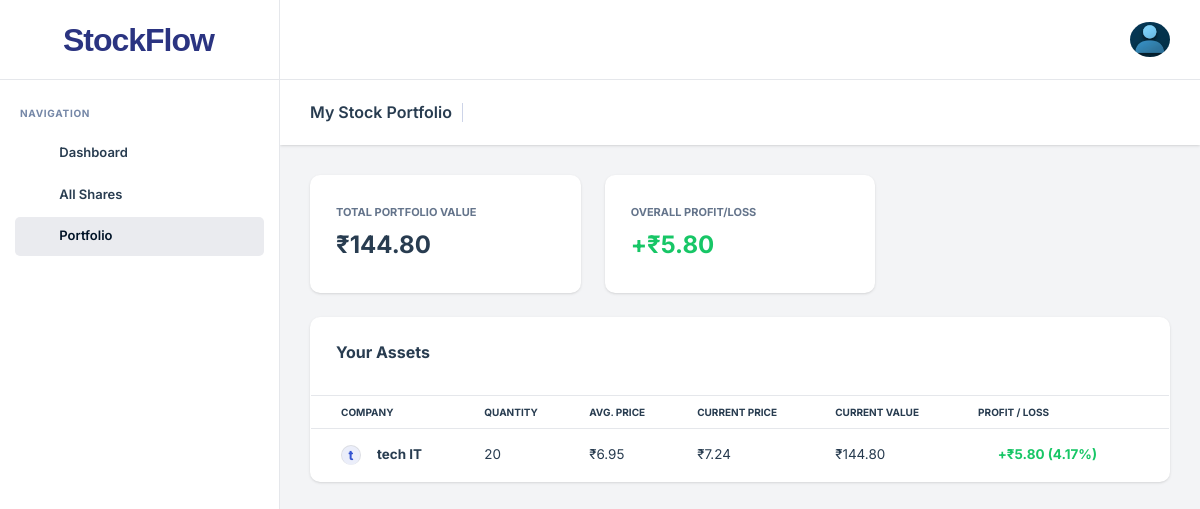
The page /portfolio (signed in) on the database as committed earlier.
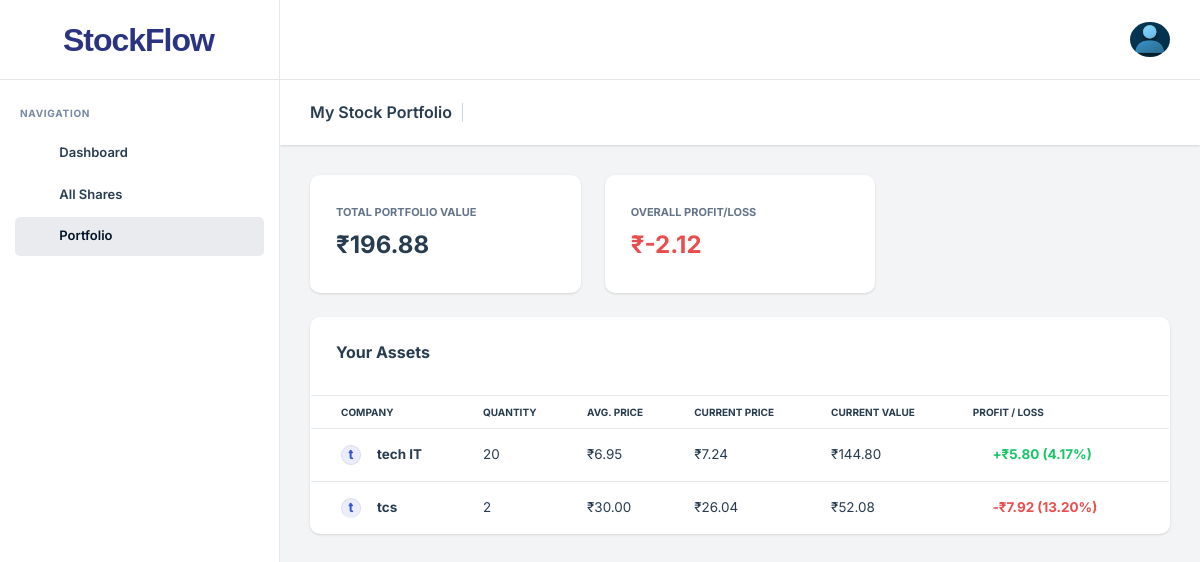
The same page on the database as committed later.
### app/models.py (models this page shows, shortened)
class UserPortfolio(models.Model):
    user = models.ForeignKey(StockUser, on_delete=models.CASCADE)
    listing = models.ForeignKey(ShareListing, on_delete=models.CASCADE)
    quantity = models.PositiveIntegerField(default=0)
    average_price = models.DecimalField(max_digits=10, decimal_places=2, default=0.00)

class ShareListing(models.Model):
    STATUS_CHOICES = [
        ('pending', 'Pending'),
        ('approved', 'Approved'),
        ('rejected', 'Rejected'),
    ]
    company = models.ForeignKey(Company, on_delete=models.CASCADE, related_name='listings')
    total_shares = models.PositiveIntegerField()
    price_per_share = models.DecimalField(max_digits=10, decimal_places=2)
    listing_date = models.DateTimeField(auto_now_add=True)
    status = models.CharField(max_length=20, choices=STATUS_CHOICES, default='pending')

class Company(models.Model):
    company_name = models.CharField(max_length=255)
    registration_number = models.CharField(max_length=100, unique=True)
    address = models.TextField()
    email = models.EmailField(unique=True)
    contact_number = models.CharField(max_length=20)
    username = models.CharField(max_length=100, unique=True)
    password = models.CharField(max_length=255)  # Raw password storage
    wallet_address = models.CharField(max_length=42, unique=True, null=True, blank=True)
    wallet_private_key = models.CharField(max_length=255, null=True, blank=True)

### app/views.py (the view)
# urls.py: path('portfolio', views.user_portfolio_view, name='user_portfolio'),
def user_portfolio_view(request):
    user_id = request.session.get('user_id')
    if not user_id:
        return redirect('login_page')
    user = get_object_or_404(StockUser, id=user_id)
    portfolio_items = UserPortfolio.objects.filter(user=user).select_related('listing', 'listing__company')
    portfolio_data = []
    total_portfolio_value = Decimal('0.00')
    total_pnl = Decimal('0.00')
    for item in portfolio_items:
        current_price = item.listing.price_per_share
        avg_price = Decimal(item.average_price)
        qty = item.quantity
        current_value = qty * current_price
        investment_value = qty * avg_price
        pnl = current_value - investment_value
        pnl_percentage = (pnl / investment_value * 100) if investment_value > 0 else 0
        total_portfolio_value += current_value
        total_pnl += pnl
        portfolio_data.append({
            'item': item,
            'current_price': current_price,
            'current_value': current_value,
            'pnl': pnl,
            'abs_pnl': abs(pnl),  # <--- Added this to fix the error
            'pnl_percentage': abs(pnl_percentage), # <--- Absolute % for clean UI
            'is_profit': pnl >= 0
        })
    context = {
        'portfolio_data': portfolio_data,
        'total_portfolio_value': total_portfolio_value,
        'total_pnl': total_pnl,
        'abs_total_pnl': abs(total_pnl), # <--- Added for the header summary
        'overall_profit': total_pnl >= 0
    }
    return render(request, 'portfolio.html', context)

### templates/portfolio.html (shortened to what this page needs)
<!DOCTYPE html>
<html lang="zxx">
<head>
    <link rel="stylesheet" href="/static/assets/css/bootstrap.min.css" />
    <link rel="stylesheet" href="/static/assets/vendors/css/vendors.min.css" />
    <link rel="stylesheet" href="/static/assets/vendors/css/daterangepicker.min.css" />
    <link rel="stylesheet" href="/static/assets/css/theme.min.css" />
</head>
<body>
    <nav class="nxl-navigation">
        <div class="navbar-wrapper">
            <div class="m-header">
                <a href="{% url 'admin_index' %}" class="b-brand d-flex align-items-center text-decoration-none">
                     <i class="fas fa-chart-line text-primary fs-2 me-2"></i>
                    <span class="brand-text" style="
                        font-family: 'Plus Jakarta Sans', sans-serif;
                        font-size: 2rem;
                        font-weight: 800;
                        letter-spacing: -1px;
                        color: #2b3481; /* Professional Deep Blue/Primary */
                        line-height: 1;">
                        StockFlow</span>
                </a>
            </div>
            <div class="navbar-content">
                <ul class="nxl-navbar">
                    <li class="nxl-item nxl-caption"><label>Navigation</label></li>
                    <li class="nxl-item ">
                        <a href="{% url 'stock_marketplace' %}" class="nxl-link">
                            <span class="nxl-micon"><i class="feather-grid"></i></span>
                            <span class="nxl-mtext">Dashboard</span>
                        </a>
                    </li>
                    <li class="nxl-item ">
                        <a href="{% url 'available_shares' %}" class="nxl-link">
                            <span class="nxl-micon"><i class="feather-trending-up"></i></span>
                            <span class="nxl-mtext">All Shares</span>
                        </a>
                    </li>
                    <li class="nxl-item  active">
                        <a href="{% url 'user_portfolio' %}" class="nxl-link">
                            <span class="nxl-micon"><i class="feather-briefcase"></i></span>
                            <span class="nxl-mtext">Portfolio</span>
                        </a>
                    </li>
                </ul>
            </div>
        </div>
    </nav>
    <header class="nxl-header">
        <div class="header-wrapper">
            <div class="header-left d-flex align-items-center gap-4">
                <div class="nxl-navigation-toggle">
                    <a href="javascript:void(0);" id="menu-mini-button">
                        <i class="feather-align-left"></i>
                    </a>
                </div>
            </div>
            <div class="header-right ms-auto">
                <div class="d-flex align-items-center">
                    <div class="dropdown nxl-h-item nxl-header-search">
                        <a href="javascript:void(0);" class="nxl-head-link me-0" data-bs-toggle="dropdown"
                            data-bs-auto-close="outside">
                            <i class="feather-search"></i>
                        </a>
                    </div>
                    <div class="nxl-h-item d-none d-sm-flex">
                        <div class="full-screen-switcher">
                            <a href="javascript:void(0);" class="nxl-head-link me-0"
                                onclick="$('body').fullScreenHelper('toggle');">
                                <i class="feather-maximize maximize"></i>
                            </a>
                        </div>
                    </div>
                    <div class="nxl-h-item dark-light-theme">
                        <a href="javascript:void(0);" class="nxl-head-link me-0 dark-button">
                            <i class="feather-moon"></i>
                        </a>
                    </div>
                    <div class="dropdown nxl-h-item">
                        <a href="javascript:void(0);" data-bs-toggle="dropdown" role="button"
                            data-bs-auto-close="outside">
                            <img src="/static/assets/images/admin.jpg" alt="user-image"
                                class="img-fluid user-avtar me-0" />
                        </a>
                    </div>
                </div>
            </div>
        </div>
    </header>
    <main class="nxl-container">
        <div class="nxl-content">
            <div class="page-header">
                <div class="page-header-left d-flex align-items-center">
                    <div class="page-header-title">
                        <h5 class="m-b-10">My Stock Portfolio</h5>
                    </div>
                </div>
            </div>
            <div class="main-content">
                <div class="row">
                    <div class="col-md-6 col-xl-4">
                        <div class="card">
                            <div class="card-body">
                                <span class="text-muted text-uppercase fs-11 fw-bold">Total Portfolio Value</span>
                                <h3 class="mt-2">₹{{ total_portfolio_value|stringformat:".2f" }}</h3>
                            </div>
                        </div>
                    </div>
                    <div class="col-md-6 col-xl-4">
                        <div class="card">
                            <div class="card-body">
                                <span class="text-muted text-uppercase fs-11 fw-bold">Overall Profit/Loss</span>
                                <h3 class="mt-2 {% if overall_profit %}text-success{% else %}text-danger{% endif %}">
                                    {% if overall_profit %}+{% endif %}₹{{ total_pnl|stringformat:".2f" }}
                                </h3>
                            </div>
                        </div>
                    </div>
                </div>
                <div class="row">
                    <div class="col-xl-12">
                        <div class="card">
                            <div class="card-header">
                                <h5>Your Assets</h5>
                            </div>
                            <div class="card-body p-0">
                                <div class="table-responsive">
                                    <table class="table table-hover mb-0">
                                        <thead>
                                            <tr>
                                                <th>Company</th>
                                                <th>Quantity</th>
                                                <th>Avg. Price</th>
                                                <th>Current Price</th>
                                                <th>Current Value</th>
                                                <th>Profit / Loss</th>
                                            </tr>
                                        </thead>
                                        <tbody>
                                            {% for data in portfolio_data %}
                                            <tr>
                                                <td>
                                                    <div class="d-flex align-items-center">
                                                        <div class="avatar-text avatar-sm bg-soft-primary text-primary me-3">
                                                            {{ data.item.listing.company.company_name|slice:":1" }}
                                                        </div>
                                                        <span class="fw-bold">{{ data.item.listing.company.company_name }}</span>
                                                    </div>
                                                </td>
                                                <td>{{ data.item.quantity }}</td>
                                                <td>₹{{ data.item.average_price }}</td>
                                                <td>₹{{ data.current_price }}</td>
                                                <td>₹{{ data.current_value|stringformat:".2f" }}</td>
                                                <td>
                                                    {% if data.is_profit %}
                                                    <span class="text-success fw-bold">
                                                        <i class="feather-trending-up me-1"></i>
                                                        +₹{{ data.abs_pnl|stringformat:".2f" }} ({{ data.pnl_percentage|stringformat:".2f" }}%)
                                                    </span>
                                                    {% else %}
                                                    <span class="text-danger fw-bold">
                                                        <i class="feather-trending-down me-1"></i>
                                                        -₹{{ data.abs_pnl|stringformat:".2f" }} ({{ data.pnl_percentage|stringformat:".2f" }}%)
                                                    </span>
                                                    {% endif %}
                                                </td>
                                            </tr>
                                            {% empty %}
                                            <tr>
                                                <td colspan="6" class="text-center py-4">No stocks found in your portfolio.</td>
                                            </tr>
                                            {% endfor %}
                                        </tbody>
                                    </table>
                                </div>
                            </div>
                        </div>
                    </div>
                </div>
            </div>
            </div>
    </main>
</body>
</html>

Rows that differ between the two databases and show on the page:
added UserPortfolio: item.listing.company.company_name "t", item.listing.company.company_name "tcs", item.quantity "2", item.average_price "30.00", current_price "26.04", current_value "52.08", abs_pnl "7.92", pnl_percentage "13.20"
Other text that changed with them:
{{ total_portfolio_value|stringformat:".2f" }}: "144.80" → "196.88"
{{ total_pnl|stringformat:".2f" }}: "5.80" → "-2.12"
